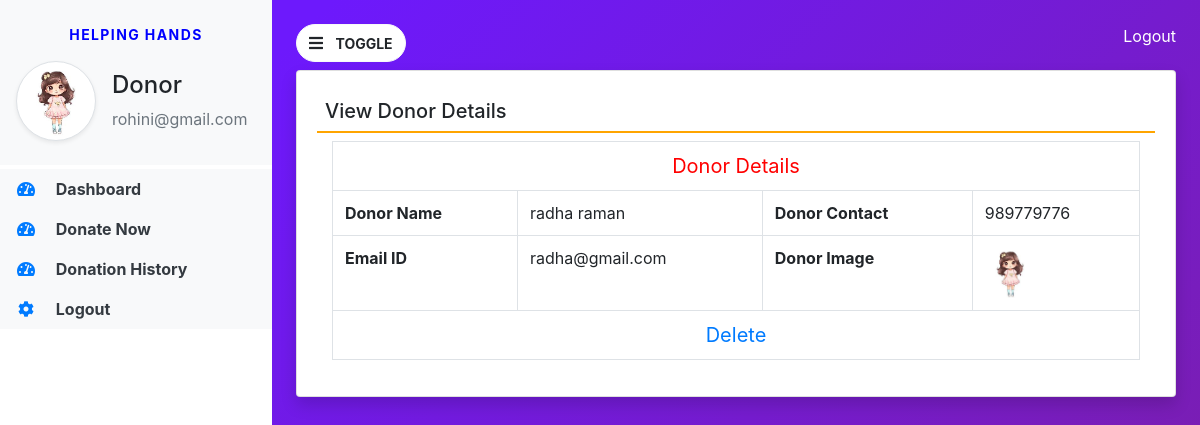
Page /view_donordetail/1 (signed in) on the committed database.
### helpinghands/models.py (models this page shows, shortened)
class Donor(models.Model):
    user=models.ForeignKey(User,on_delete=models.CASCADE)
    contact=models.CharField(max_length=15,null=True)
    address=models.CharField(max_length=300,null=True)
    userpic=models.FileField(null=True)
    regdate=models.DateTimeField(auto_now_add=True)

### helpinghands/views.py (the view)
# urls.py: path('view_donordetail/<int:pid>', view_donordetail, name='view_donordetail'),
def view_donordetail(request, pid):
    if not request.user.is_authenticated:
        return redirect('admin_login')
    donor = Donor.objects.get(id=pid)
    return render(request, 'view_donordetail.html',locals())

### helpinghands/templates/view_donordetail.html
{% extends 'donor_base.html' %}
{% block main %}
<div class="card shadow mt-2">
    <div class="card-body">
        <h5 class="p-2" style="border-bottom : 2px solid orange">
            View Donor Details
        </h5>
        <div class="container-fluid">
            <table class="table table-bordered">
                <tr align="center">
                    <td colspan="4" style="color:red; font-size:20px">Donor Details</td>
                </tr>
                <tr>
                    <th>Donor Name</th>
                    <td>{{donor.user.first_name}} {{donor.user.last_name}}</td>
                    <th>Donor Contact</th>
                    <td>{{donor.contact}}</td>
                </tr>
                <tr>
                    <th>Email ID</th>
                    <td>{{donor.user.username}}</td>
                    <th>Donor Image</th>
                    <td><img src="{{donor.userpic.url}}" width="50px" height="50px"></td>
                </tr>
                <tr align="center">
                    <td colspan="4" style="color:red; font-size:20px">
                        <a href="{% url 'delete_donor' donor.user.id %}" onclick="return confirm('Are you want to really want to delete?')">Delete</a>
                    </td>
                </tr>
            </table>
        </div>
    </div>
</div>
{% endblock %}

### helpinghands/templates/donor_base.html (shortened to what this page needs)
{% load static %}
<html>
<body>
  <link rel="stylesheet" href="https://cdn.jsdelivr.net/npm/bootstrap@4.6.2/dist/css/bootstrap.min.css">
    <link rel="stylesheet" href="{% static 'css/base.css' %}">
    <link rel="stylesheet" href="https://cdnjs.cloudflare.com/ajax/libs/font-awesome/4.7.0/css/font-awesome.min.css">
    <link rel="stylesheet" href="https://use.fontawesome.com/releases/v5.7.0/css/all.css">
<link rel="stylesheet" href="https://cdn.datatables.net/2.0.6/css/dataTables.dataTables.css">
<link rel="stylesheet" href="https://cdn.datatables.net/buttons/3.0.2/css/buttons.dataTables.css">
<div class="vertical-nav bg-white" id="sidebar">
    <div class="py-4 px-3 mb-1 bg-light">
        <p class="text-center font-weight-bold text-uppercase px-3 small dashboard-text">Helping Hands</p>
        <div class="media d-flex align-items-center">
            <img src="{{request.user.donor_set.all.0.userpic.url}}" width="80" height="80" class="mr-3 rounded-circle img-thumbnail shadow-sm">
            <div class="media-body">
                <h4 class="mt-0">Donor</h4>
                <p class="text-muted mb-0">{{request.user.username}}</p>
            </div>
        </div>
    </div>
    <ul class="nav flex-column bg-white">
        <li class="nav-item">
            <a href="{% url 'donor_home' %}" class="nav-link text-dark bg-light">
                <i class="fas fa-tachometer-alt fa-fw mr-3 text-primary"></i>
                Dashboard
            </a>
        </li>
        <li class="nav-item">
            <a href="{% url 'donate_now' %}" class="nav-link text-dark bg-light">
                <i class="fas fa-tachometer-alt fa-fw mr-3 text-primary"></i>
                Donate Now
            </a>
        </li>
        <li class="nav-item">
            <a href="{% url 'donation_history' %}" class="nav-link text-dark bg-light">
                <i class="fas fa-tachometer-alt fa-fw mr-3 text-primary"></i>
                Donation History
            </a>
        </li>
        <li class="nav-item">
            <a href="{% url 'logout' %}" class="nav-link text-dark bg-light">
                <i class="fas fa-cog mr-3 text-primary fa-fw"></i>
                Logout
            </a>
        </li>
    </ul>
</div>
<div class="page-content p-4" id="content">
    <a href="{% url 'logout' %}" title="Logout" class="float-right text-white">
  <i class="fa fa-sign-out" aria-hidden="true"></i>
  Logout
</a>
    <button id="sidebarCollapse" type="button" class="btn btn-light bg-white rounded-pill">
        <i class="fas fa-bars mr-2"></i>
        <small class="text-uppercase font-weight-bold">Toggle</small>
    </button>
    {% block main %}
    {% endblock %}
</div>
</body>
</html>

### helpinghands/static/css/base.css (style rules this page uses)
body { background-image :linear-gradient(135.9deg,rgba(109,25,252,1) 16.4%,rgba(125,31,160)); min-height:100vh; }
.vertical-nav { min-width:17rem; width:17rem; height:100vh; position:fixed; top:0; left:0; transition:all 0.4s; }
.page-content { width:calc(100%-17rem); margin-left:17rem; transition:all 0.4s; }
.dashboard-text { letter-spacing:0.1em; color:blue; }
.nav-link { font-weight:bold; }

### rows in the picture
Donor: user.first_name "radha", user.last_name "raman", contact "989779776", user.username "radha@gmail.com", userpic (picture)

### other values in the picture
{{ request.user.username }} "rohini@gmail.com"
